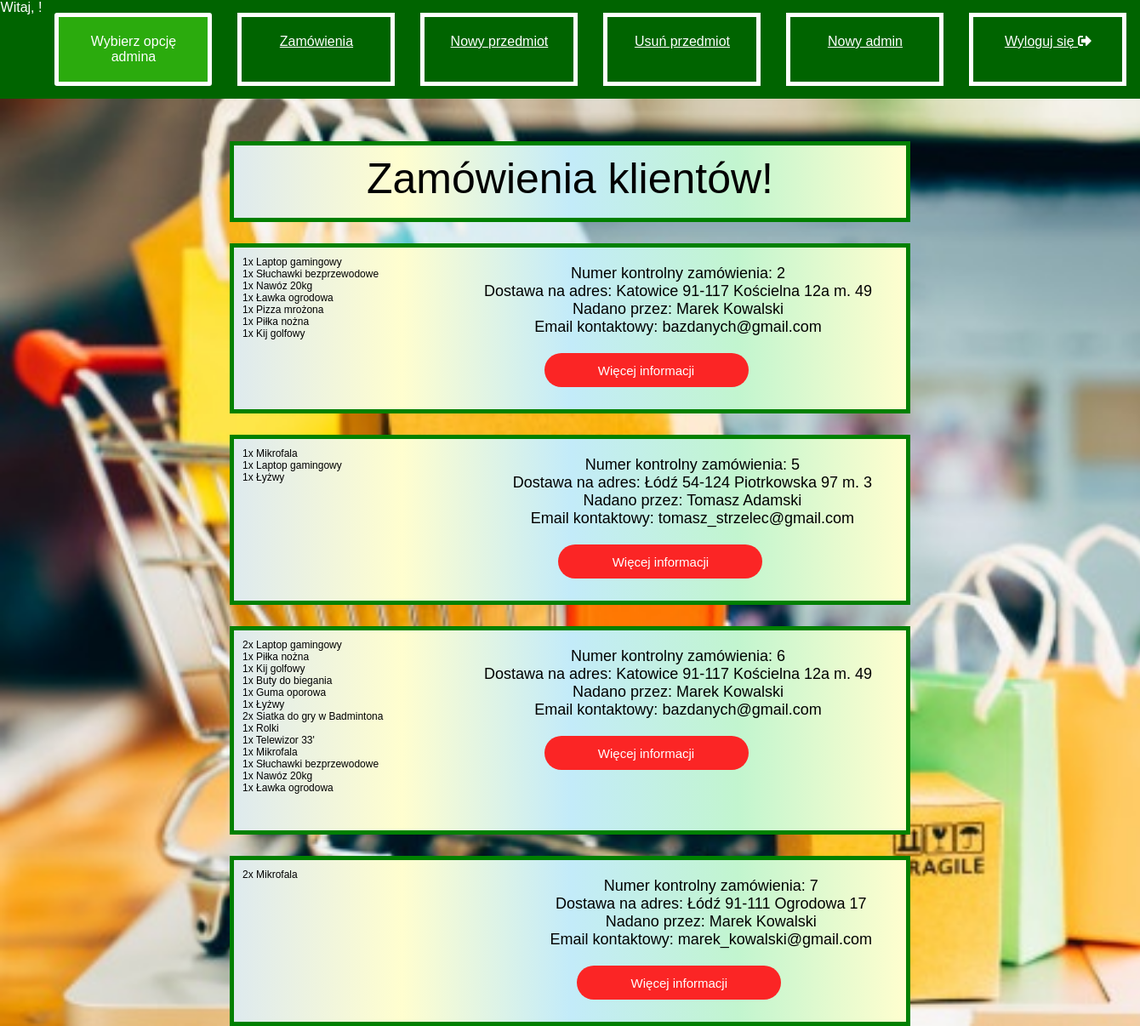
Screenshot of /php1/zamowienia.php with the database file from the repository.
### tables this page shows
CREATE TABLE `produktyzamowienia` (
  `id_unique` int(11) NOT NULL,
  `ID_Zamowienia` int(11) NOT NULL,
  `ID_Produktu` int(11) NOT NULL,
  `Sztuki` int(11) NOT NULL
);

CREATE TABLE `produkt` (
  `ID_Produktu` int(11) NOT NULL,
  `Nazwa` text NOT NULL,
  `Kategoria` text NOT NULL,
  `CenaZaSztuke` float NOT NULL,
  `nazwaObrazku` text NOT NULL,
  `opis` text NOT NULL,
  `Promowanie` tinyint(1) NOT NULL
);

CREATE TABLE `zamowienia` (
  `ID_Zamowienia` int(11) NOT NULL,
  `ID_Klient` int(11) NOT NULL,
  `Adres_unique_id` int(11) NOT NULL,
  `ID_Status` int(11) NOT NULL,
  `Opłata` float NOT NULL,
  `DataDostarczeniaPrzewidywana` date NOT NULL
);

CREATE TABLE `daneadresowe` (
  `ID_Klient` int(11) NOT NULL,
  `Adres` text NOT NULL,
  `Email` text NOT NULL,
  `KodPocztowy` int(5) NOT NULL,
  `Miasto` text NOT NULL,
  `NrLokalu` text DEFAULT NULL,
  `unique_ID` int(11) NOT NULL
);

CREATE TABLE `danelogowania` (
  `ID_Klient` int(11) NOT NULL,
  `login` text NOT NULL,
  `password` text NOT NULL,
  `Imie` text NOT NULL,
  `Nazwisko` text NOT NULL,
  `admin` tinyint(1) NOT NULL
);

### php1/zamowienia.php (the view, shortened to what this page needs)
<?php
	require_once "connect.php";
	$polaczenie = new mysqli($host, $db_user, $db_password, $db_name);
?>
<!DOCTYPE HTML>
<html lang="pl">
<head>
	<link rel="stylesheet" href="adminstyle.css">
	<link rel="stylesheet" href="https://cdnjs.cloudflare.com/ajax/libs/font-awesome/5.15.1/css/all.min.css">
</head>
<body>
	<div class="menu-bar">
	<ul>
		<?php
			echo "Witaj, ".$_SESSION['Imie']."!";
		?>
		<li class="active">Wybierz opcję admina</li>
		<li><a href="zamowienia.php">Zamówienia</a></li>
		<li><a href="nowy_przedmiot.php">Nowy przedmiot</a></li>
		<li><a href="usun_przedmiot.php">Usuń przedmiot</a></li>
		<li><a href="nowy_admin.php">Nowy admin</a></li>
		<li><a href="index.php">Wyloguj się </a><i class="fas fa-sign-out-alt"></i></li>
	</ul>
	</div>
	<div class="profile-main-container">
		<p>Zamówienia klientów!</p>
	</div>
	<?php
		$sql = "SELECT * FROM zamowienia";
		$rezultat = @$polaczenie->query($sql);
		while($row = $rezultat->fetch_assoc())
		{
			$sql2 = "SELECT * FROM produktyzamowienia WHERE ID_Zamowienia='".$row["ID_Zamowienia"]."'";
			$rezultat2 = @$polaczenie->query($sql2);
			$ile = $rezultat2->num_rows;
			$sql_user = "SELECT * FROM danelogowania WHERE ID_Klient='".$row["ID_Klient"]."'";
			$rezultat_user = @$polaczenie->query($sql_user);
			$row_user = $rezultat_user->fetch_assoc();
			$sql_adr = "SELECT * FROM daneadresowe WHERE unique_ID='".$row["Adres_unique_id"]."'";
			$rezultat_adr = @$polaczenie->query($sql_adr);
			$row_adr = $rezultat_adr->fetch_assoc();
			$kod_lewo=intval($row_adr["KodPocztowy"]/1000);
			$kod_prawo=$row_adr["KodPocztowy"]-$kod_lewo*1000;
			$adres_caly = $row_adr["Miasto"]." ".$kod_lewo."-".$kod_prawo." ".$row_adr["Adres"];
			if($row_adr["NrLokalu"]!=NULL)
			{
				$adres_caly=$adres_caly." m. ".$row_adr["NrLokalu"];
			}
			$odbiorca = "Nadano przez: ".$row_user["Imie"]." ".$row_user["Nazwisko"];
			if($ile>10)
			{
				$ile_zwiekszyc = 0;
				while($row2=$rezultat2->fetch_assoc()) $ile_zwiekszyc=$ile_zwiekszyc+1;
				$rozmiar_new = $ile_zwiekszyc - 10;
				$rozmiar_new = $rozmiar_new * 15 + 200;
				echo '<form action="informacje_o_zamowieniu.php" method="post">';
				echo '<div class="container-for-goods" style="height:'.$rozmiar_new.'px">';
				echo '	<div class="list">';
				$rezultat2 = @$polaczenie->query($sql2);
				while($row2=$rezultat2->fetch_assoc())
				{
					$sql_get_name = "SELECT Nazwa FROM produkt WHERE ID_Produktu='".$row2["ID_Produktu"]."'";
					$rezultat_get_name = @$polaczenie->query($sql_get_name);
					$row_name = $rezultat_get_name->fetch_assoc();
					echo $row2["Sztuki"]."x ".$row_name["Nazwa"]."<br>";
				}
				echo '	</div>';
				echo '	<div class="date">';
				echo ' 	Numer kontrolny zamówienia: '.$row["ID_Zamowienia"]."<br>";
				echo '	Dostawa na adres: '.$adres_caly."<br>";
				echo 	$odbiorca."<br>";
				echo '	Email kontaktowy: '.$row_adr["Email"]."<br>";
				echo '	<input type="submit" value="Więcej informacji" />';
				echo '	</div>';
				echo '</div>';
				echo '</form>';
			}
			else
			{
				echo '<form action="informacje_o_zamowieniu.php" method="post">';
				echo '<div class="container-for-goods" style="height:200px">';
				echo '	<div class="list">';
				while($row2=$rezultat2->fetch_assoc())
				{
					$sql_get_name = "SELECT Nazwa FROM produkt WHERE ID_Produktu='".$row2["ID_Produktu"]."'";
					$rezultat_get_name = @$polaczenie->query($sql_get_name);
					$row_name = $rezultat_get_name->fetch_assoc();
					echo $row2["Sztuki"]."x ".$row_name["Nazwa"]."<br>";
				}
				echo '	</div>';
				echo '	<div class="date">';
				echo ' 	Numer kontrolny zamówienia: '.$row["ID_Zamowienia"]."<br>";
				echo '	Dostawa na adres: '.$adres_caly."<br>";
				echo 	$odbiorca."<br>";
				echo '	Email kontaktowy: '.$row_adr["Email"]."<br>";
				echo '	<input type="submit" value="Więcej informacji" />';
				echo '	</div>';
				echo '</div>';
				echo '</form>';
			}
		}
	?>
</body>
</html>

### php1/adminstyle.css (style rules this page uses)
* { padding: 0; margin: 0; box-sizing: border-box; }
body { background-image: url(background.jpg); background-size: cover; background-postion: center; font-family: sans-serif; }
.menu-bar { background: rgb(0,100,0); text-align: center; }
.menu-bar ul { display: inline-flex; list-style: none; color: #fff; }
.menu-bar ul li { width: 185px; margin: 15px; padding: 20px; border: 5px solid white; }
.menu-bar ul li a { texxt-decoration: none; color: #fff; }
.active, .menu-bar ul li:hover { background: #2bab0d; border-radius: 3px; }

### php1/zamowienia.php (style rules this page uses)
.profile-main-container { width: 800px; height: 95px; background-image: linear-gradient(to right,#deeaee,#FFFECF,#C3EBF9,#C2F5CF,#FFFECF); border: 5px solid green; margin: 0 auto; margin-top: 50px; font-size: 50px; text-align: center; }
.profile-main-container p { font-size: 50px; margin-top: 10px; }
.container-for-goods { width: 800px; height: 75px; background-image: linear-gradient(to right,#deeaee,#FFFECF,#C3EBF9,#C2F5CF,#FFFECF); border: 5px solid green; margin: 0 auto; margin-top: 25px; font-size: 50px; text-align: center; }
.list { float: left; font-size: 12px; text-align: left; margin-top: 10px; margin-left: 10px; }
.date { font-size: 18px; margin-top: 20px; text-align: center; float: right; margin-right: 40px; }
.date input[type="submit"] { margin-top: 20px; border: none; outline: none; height: 40px; width: 240px; margin-right: 75px; background: #fb2525; color: #fff; font-size: 15px; border-radius: 20px; }

### rows the page displays
zamowienia: ID_Zamowienia "2", daneadresowe.Miasto+KodPocztowy+Adres "Katowice 91-117 Kościelna 12a m. 49", ID_Klient.Nazwisko "Nadano przez: Marek Kowalski", daneadresowe.Email "bazdanych@gmail.com"
produktyzamowienia: Sztuki "1", ID_Produktu.Nazwa "Laptop gamingowy"
produktyzamowienia: Sztuki "1", ID_Produktu.Nazwa "Słuchawki bezprzewodowe"
produktyzamowienia: Sztuki "1", ID_Produktu.Nazwa "Nawóz 20kg"
produktyzamowienia: Sztuki "1", ID_Produktu.Nazwa "Ławka ogrodowa"
produktyzamowienia: Sztuki "1", ID_Produktu.Nazwa "Pizza mrożona"
produktyzamowienia: Sztuki "1", ID_Produktu.Nazwa "Piłka nożna"
produktyzamowienia: Sztuki "1", ID_Produktu.Nazwa "Kij golfowy"
zamowienia: ID_Zamowienia "5", daneadresowe.Miasto+KodPocztowy+Adres "Łódź 54-124 Piotrkowska 97 m. 3", ID_Klient.Nazwisko "Nadano przez: Tomasz Adamski", daneadresowe.Email "tomasz_strzelec@gmail.com"
produktyzamowienia: Sztuki "1", ID_Produktu.Nazwa "Mikrofala"
produktyzamowienia: Sztuki "1", ID_Produktu.Nazwa "Laptop gamingowy"
produktyzamowienia: Sztuki "1", ID_Produktu.Nazwa "Łyżwy"
zamowienia: $rozmiar_new 245 (drawn), ID_Zamowienia "6", daneadresowe.Miasto+KodPocztowy+Adres "Katowice 91-117 Kościelna 12a m. 49", ID_Klient.Nazwisko "Nadano przez: Marek Kowalski", daneadresowe.Email "bazdanych@gmail.com"
produktyzamowienia: Sztuki "2", ID_Produktu.Nazwa "Laptop gamingowy"
produktyzamowienia: Sztuki "1", ID_Produktu.Nazwa "Piłka nożna"
produktyzamowienia: Sztuki "1", ID_Produktu.Nazwa "Kij golfowy"
produktyzamowienia: Sztuki "1", ID_Produktu.Nazwa "Buty do biegania"
produktyzamowienia: Sztuki "1", ID_Produktu.Nazwa "Guma oporowa"
produktyzamowienia: Sztuki "1", ID_Produktu.Nazwa "Łyżwy"
produktyzamowienia: Sztuki "2", ID_Produktu.Nazwa "Siatka do gry w Badmintona"
produktyzamowienia: Sztuki "1", ID_Produktu.Nazwa "Rolki"
produktyzamowienia: Sztuki "1", ID_Produktu.Nazwa "Telewizor 33'"
produktyzamowienia: Sztuki "1", ID_Produktu.Nazwa "Mikrofala"
produktyzamowienia: Sztuki "1", ID_Produktu.Nazwa "Słuchawki bezprzewodowe"
produktyzamowienia: Sztuki "1", ID_Produktu.Nazwa "Nawóz 20kg"
produktyzamowienia: Sztuki "1", ID_Produktu.Nazwa "Ławka ogrodowa"
zamowienia: ID_Zamowienia "7", daneadresowe.Miasto+KodPocztowy+Adres "Łódź 91-111 Ogrodowa 17", ID_Klient.Nazwisko "Nadano przez: Marek Kowalski", daneadresowe.Email "marek_kowalski@gmail.com"
produktyzamowienia: Sztuki "2", ID_Produktu.Nazwa "Mikrofala"
